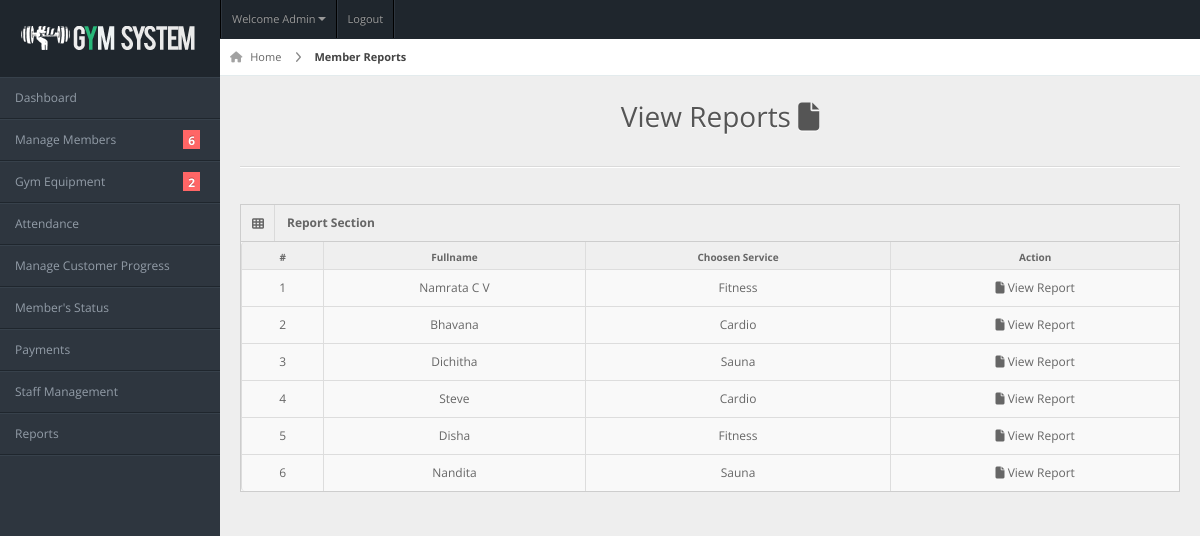
Page /admin/members-report.php (signed in) on the committed database.
### tables this page shows
CREATE TABLE `members` (
  `user_id` int(11) NOT NULL,
  `fullname` varchar(20) NOT NULL,
  `username` varchar(20) NOT NULL,
  `password` varchar(100) NOT NULL,
  `gender` varchar(20) NOT NULL,
  `dor` date NOT NULL,
  `services` varchar(50) NOT NULL,
  `amount` int(100) NOT NULL,
  `paid_date` date NOT NULL,
  `p_year` int(11) NOT NULL,
  `plan` varchar(100) NOT NULL,
  `address` varchar(20) NOT NULL,
  `contact` varchar(10) NOT NULL,
  `status` varchar(20) NOT NULL DEFAULT 'Active',
  `attendance_count` int(100) NOT NULL,
  `ini_weight` int(100) NOT NULL DEFAULT 0,
  `curr_weight` int(100) NOT NULL DEFAULT 0,
  `ini_bodytype` varchar(50) NOT NULL,
  `curr_bodytype` varchar(50) NOT NULL,
  `progress_date` date NOT NULL,
  `reminder` int(11) NOT NULL DEFAULT 0,
  `staff_id` int(11) default NULL,
  INDEX `idx_rates_name` (`services`),
  INDEX `idx_members_staff_id` (`staff_id`)
);

### admin/members-report.php (the view, shortened to what this page needs)
<!DOCTYPE html>
<html lang="en">
<head>
<link rel="stylesheet" href="../css/bootstrap.min.css" />
<link rel="stylesheet" href="../css/bootstrap-responsive.min.css" />
<link rel="stylesheet" href="../css/fullcalendar.css" />
<link rel="stylesheet" href="../css/matrix-style.css" />
<link rel="stylesheet" href="../css/matrix-media.css" />
<link href="../font-awesome/css/fontawesome.css" rel="stylesheet" />
<link href="../font-awesome/css/all.css" rel="stylesheet" />
<link rel="stylesheet" href="../css/jquery.gritter.css" />
</head>
<body>
<div id="header">
  <h1><a href="dashboard.html">GymPro Admin</a></h1>
</div>
<?php include 'includes/topheader.php'?>
<?php $page="member-repo"; include 'includes/sidebar.php'?>
<div id="content">
  <div id="content-header">
    <div id="breadcrumb"> <a href="index.php" title="Go to Home" class="tip-bottom"><i class="fas fa-home"></i> Home</a> <a href="member-report.php" class="current">Member Reports</a> </div>
    <h1 class="text-center">View Reports <i class="fas fa-file"></i></h1>
  </div>
  <div class="container-fluid">
    <hr>
    <div class="row-fluid">
      <div class="span12">
      <div class='widget-box'>
          <div class='widget-title'> <span class='icon'> <i class='fas fa-th'></i> </span>
            <h5>Report Section</h5>
          </div>
          <div class='widget-content nopadding'>
	  <?php
      $qry="select * from members";
      $cnt = 1;
        $result=mysqli_query($conn,$qry);
          echo"<table class='table table-bordered table-hover'>
              <thead>
                <tr>
                  <th>#</th>
                  <th>Fullname</th>
                  <th>Choosen Service</th>
                  <th>Action</th>
                </tr>
              </thead>";
            while($row=mysqli_fetch_array($result)){?>
           <tbody>
                <td><div class='text-center'><?php echo $cnt;?></div></td>
                <td><div class='text-center'><?php echo $row['fullname'];?></div></td>
                <td><div class='text-center'><?php echo $row['services'];?></div></td>
                <td><div class='text-center'><a href="view-member-report.php?id= <?php echo $row['user_id'] ?>"><i class="fas fa-file"></i> View Report</a></div></td>
              </tbody>
          <?php
        $cnt++;  }
            ?>
            </table>
          </div>
        </div>
      </div>
    </div>
  </div>
</div>
</body>
</html>

### css/matrix-style.css (style rules this page uses)
* { outline: none !important; -moz-outline: none !important; }
html, body { height: 100%; }
body { overflow-x: hidden; margin-top: -10px; font-family: "Open Sans", sans-serif; font-size: 12px; color: #666; }
a { color: #666; }
select, textarea, input[type="text"], input[type="password"], input[type="datetime"], input[type="datetime-local"], input[type="date"], input[type="month"], input[type="time"], input[type="week"], input[type="number"], input[type="email"], input[type="url"], input[type="search"], input[type="tel"], input[type="color"], .uneditable-input, .label, .dropdown-menu, .btn, .well, .progress, .table-bordered, .btn-group > .btn:first-child, .btn-group > .btn:last-child, .btn-group > .btn:last-child, .btn-group > .dropdown-toggle, .alert { border-radius: 0px; }
hr { border-top-color: #dadada; }
#header { height: 77px; position: relative; width: 100%; z-index: -9; }
#header h1 { background: url("../img/icontest3.png") no-repeat scroll 0 0 transparent; height: 31px; left: 20px; line-height: 600px; overflow: hidden; position: relative; top: 26px; width: 191px; }
#header h1 a { display: block; }
#content { background: none repeat scroll 0 0 #eeeeee; margin-left: 220px; margin-right: 0; padding-bottom: 25px; position: relative; min-height: 100%; width: auto; }
#content-header { position: abslute; width: 100%; margin-top: -38px; z-index: 20; }
#content-header h1 { color: #555555; font-size: 28px; font-weight: normal; float: none; text-shadow: 0 1px 0 #ffffff; margin-left: 20px; position: relative; }
#content-header h1, #content-header .btn-group { margin-top: 20px; }
#breadcrumb { background-color: #fff; border-bottom: 1px solid #e3ebed; }
#breadcrumb a { padding: 8px 20px 8px 10px; display: inline-block; background-image: url("../img/breadcrumb.png"); background-position: center right; background-repeat: no-repeat; font-size: 11px; color: #666666; }
#breadcrumb a:last-child { background-image: none; }
#breadcrumb a.current { font-weight: bold; color: #444444; }
#breadcrumb a i { margin-right: 5px; opacity: 0.6; }
.widget-box { background: none repeat scroll 0 0 #f9f9f9; border-left: 1px solid #cdcdcd; border-top: 1px solid #cdcdcd; border-right: 1px solid #cdcdcd; clear: both; margin-top: 16px; margin-bottom: 16px; position: relative; }
.widget-title, .modal-header, .table th, div.dataTables_wrapper .ui-widget-header { background: #efefef; border-bottom: 1px solid #cdcdcd; height: 36px; }
.widget-title span.icon { padding: 9px 10px 7px 11px; float: left; border-right: 1px solid #dadada; }
.widget-title h5 { color: #666; float: left; font-size: 12px; font-weight: bold; padding: 12px; line-height: 12px; margin: 0; }
.widget-content { padding: 15px; border-bottom: 1px solid #cdcdcd; }
.table th { height: auto; font-size: 10px; padding: 5px 10px 2px; border-bottom: 0; text-align: center; color: #666666; }
.nopadding { padding: 0 !important; }
.nopadding .table { margin-bottom: 0; }
.nopadding .table-bordered { border: 0; }

### css/matrix-media.css (style rules this page uses)
body { background:#2E363F; }
#header { background-color: #1f262d; margin-top:10px; }

### rows in the picture
members: fullname "Namrata C V", services "Fitness"
members: fullname "Bhavana", services "Cardio"
members: fullname "Dichitha", services "Sauna"
members: fullname "Steve", services "Cardio"
members: fullname "Disha", services "Fitness"
members: fullname "Nandita", services "Sauna"

### other values in the picture
$query->num_rows "6"
$query->num_rows "2"
